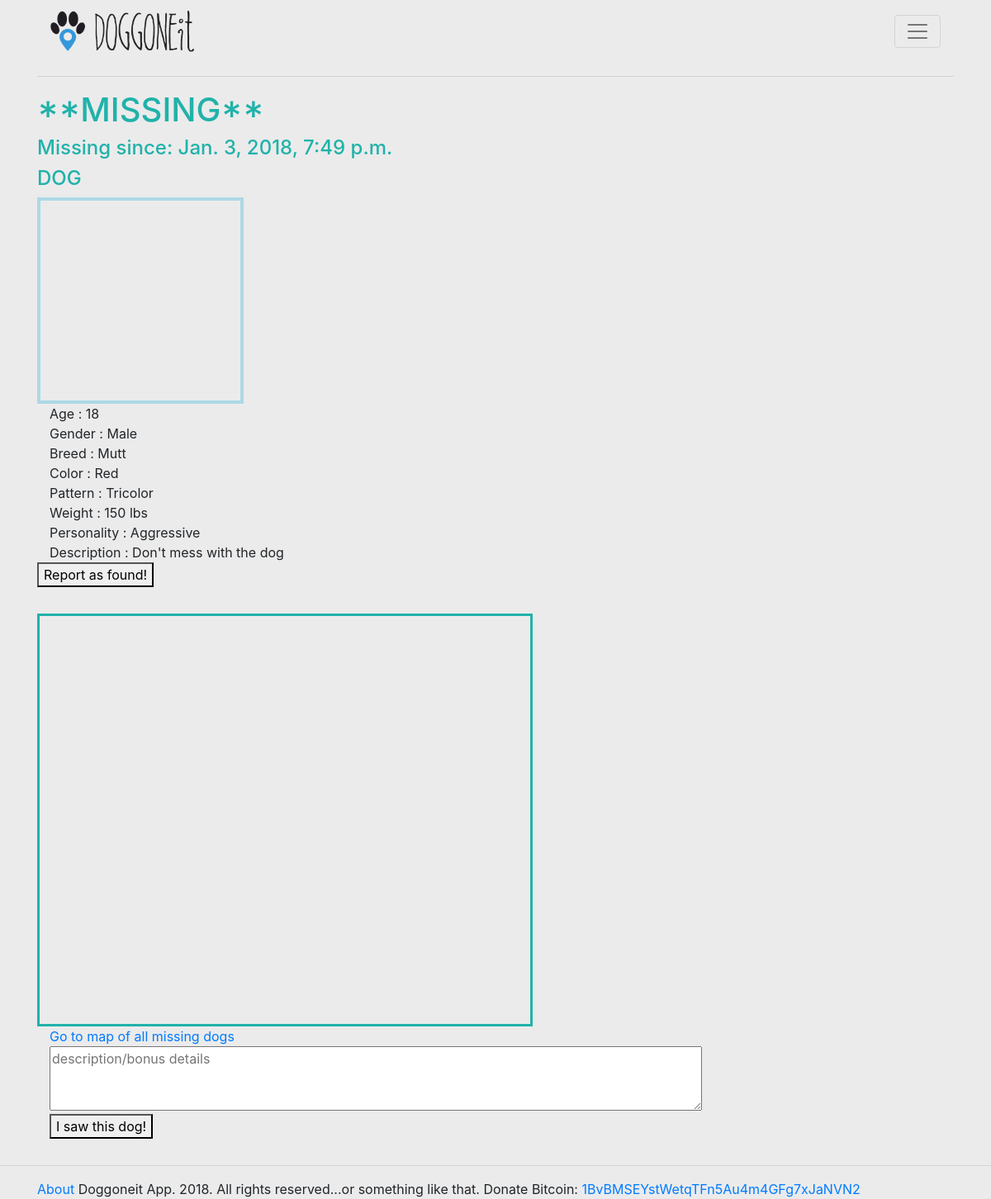
The page /dog_profile/19/ (signed in) on the database as committed earlier.
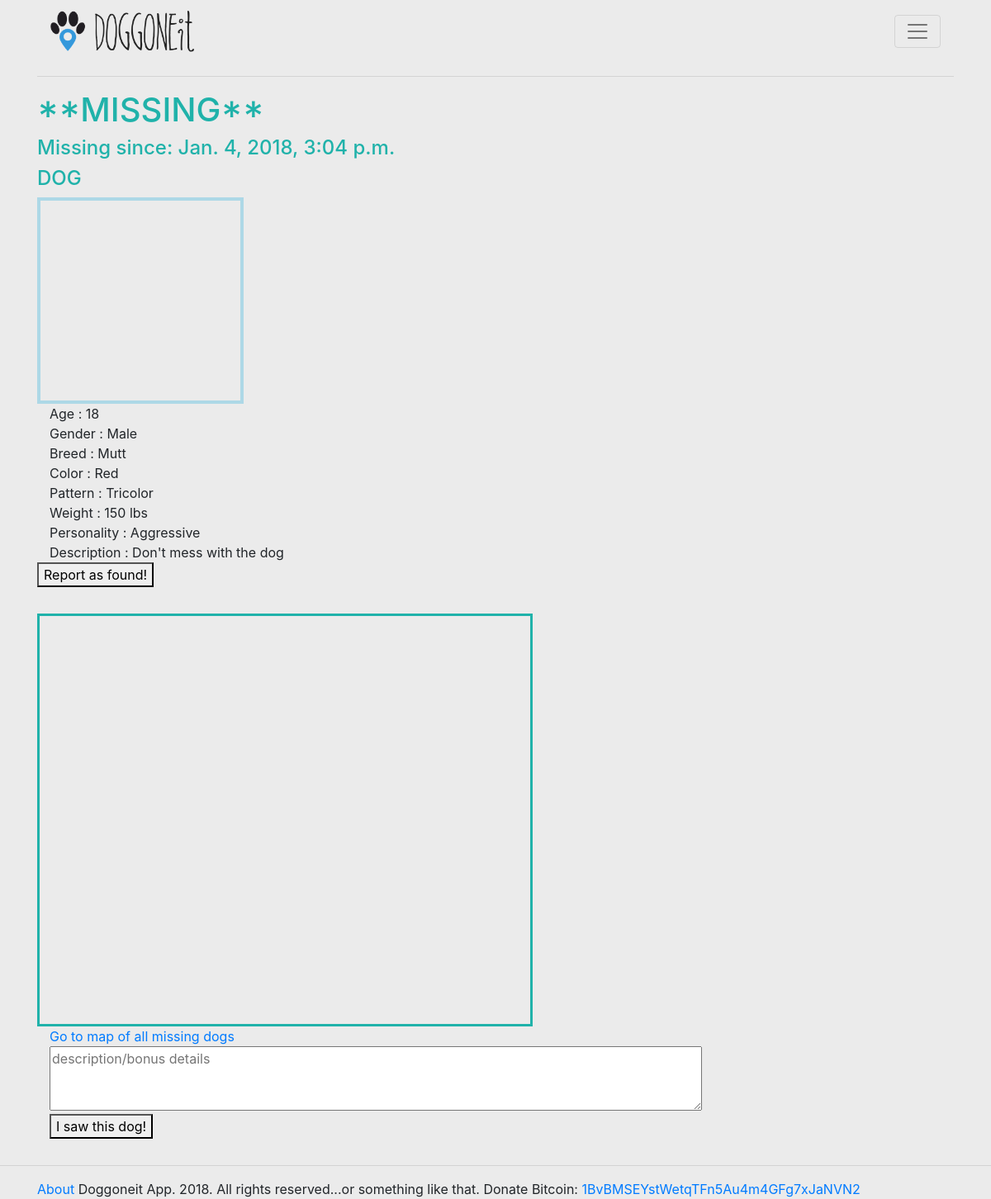
The same page on the database as committed later.
### doggonnitapp/models.py (models this page shows, shortened)
class DogProfile(models.Model):
    name = models.CharField(max_length=50)
    age = models.PositiveSmallIntegerField(validators=[MinValueValidator(0), MaxValueValidator(20)])
    sex = models.CharField(max_length=6)
    breed = models.CharField(max_length=50)
    color = models.CharField(max_length=25)
    pattern = models.CharField(max_length=25)
    weight = models.PositiveSmallIntegerField(validators=[MinValueValidator(1), MaxValueValidator(250)])
    personality = models.CharField(max_length=25)
    dog_is_lost = models.BooleanField(default=False)
    dog_image = models.ImageField()
    description = models.TextField(default='')
    user = models.ForeignKey(User, on_delete=models.CASCADE)
    missing_since = models.DateTimeField(default=None, null=True)

### doggonnitapp/views.py (the view, shortened to what this page needs)
# urls.py: url(r'^dog_profile/(?P<dog_id>[0-9]+)/', views.dog_profile, name='dog_profile'),
def dog_profile(request, dog_id):
    dog = DogProfile.objects.get(pk=dog_id)
    profile = get_object_or_404(UserProfile, user=dog.user)
    current_user = request.user
    dog_owner = dog.user
    print(dog_owner)
    print(current_user)
    dog_name = dog.name
    email_list = ['doggoneitapp@gmail.com']
    user_email = current_user.email
    owner_email = dog.user.email
    email_list.append(user_email)
    email_list.append(owner_email)
    print(user_email)
    print(owner_email)
    context = {'dog': dog,
               'mapbox_api_key': secret.mapbox_api_key,
               'profile': profile}
    return render(request, 'doggonnitapp/dog_profile.html', context)

### doggonnitapp/templates/doggonnitapp/dog_profile.html (shortened to what this page needs)
{% extends 'doggonnitapp/base.html' %}
{% block content %}
<div class="container">
    <div class="row">
        <div class="col">
            {% if dog.dog_is_lost  %}
                <h1>**MISSING**</h1>
                <h3>Missing since: {{dog.missing_since}}</h3>
            {% endif %}
            <h3> {{ dog.name.upper }} </h3>
            <div class="dog_img" style="background: url({{MEDIA_URL}}{{ dog.dog_image }}) 50% 50% no-repeat; width:250px; height:250px; background-size: cover"></div>
            <div class="container">
                <div> Age : {{dog.age}} </div>
                <div> Gender : {{dog.sex}} </div>
                <div> Breed : {{dog.breed}} </div>
                <div> Color : {{dog.color}} </div>
                <div> Pattern : {{dog.pattern}} </div>
                <div> Weight : {{dog.weight}} lbs </div>
                <div> Personality : {{dog.personality}} </div>
                <div> Description : {{dog.description}} </div>
            </div>
            <form action="{% url 'doggonnitapp:dog_profile' dog.id %}" method="POST">
                {% if dog.dog_is_lost %}
                    <button type="submit"> Report as found! </button>
                    {% else %}
                        <button type="submit"> Report as missing </button>
                {% endif %}
            </form>
        </div>
    {% if dog.dog_is_lost %}
        <div class="col">
            <div id='map' style='width: 600px; height: 500px;'>
            </div>
                    <div class="col">
            <a href="{% url 'doggonnitapp:dogmap' %}">Go to map of all missing dogs</a>
        </div>
            <form action="{% url 'doggonnitapp:irecognizethatdog' dog.pk %}" method="POST">
                <div class="col textbox">
                    <textarea rows="3" cols="75" placeholder="description/bonus details" name="description"></textarea>
                </div>
                <div class="col">
                    <button type="submit">I saw this dog!</button>
                </div>
            </form>
        </div>
    </div>
{% endif %}
</div>
{% endblock %}

Rows that differ between the two databases and show on the page:
changed DogProfile "DOG": missing_since "Jan. 3, 2018, 7:49 p.m." → "Jan. 4, 2018, 3:04 p.m."
